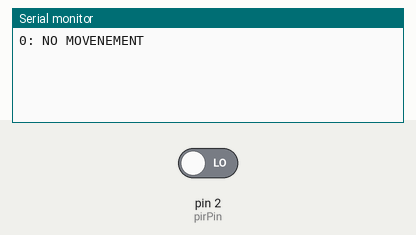
This sketch was run on a simulated Arduino Uno, built with avr-gcc and run on an emulated ATmega328P. On the bench: the last lines printed to the serial monitor. The inputs (shaded band) are chosen by the test bench; at power-on: pin 2 (pirPin) LOW.

Above: at 1.2 s.
1.3 s: pin 2 (pirPin) driven HIGH
At 1.8 s:
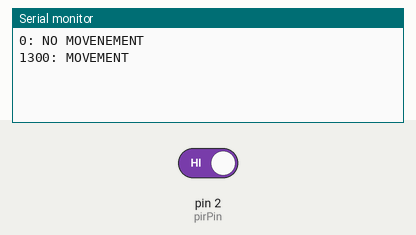
2.8 s: pin 2 (pirPin) driven LOW
At 4.1 s:
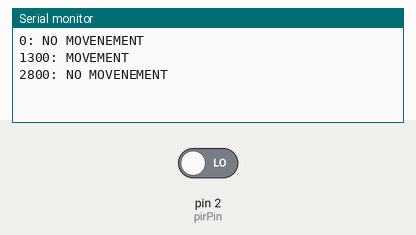

The sketch:

Sensor_PIR.ino
```cpp
const int pirPin = 2;
int somebodyPresent = -1;

void setup()
{
    pinMode(pirPin, INPUT);
    Serial.begin(115200);
}

void loop()
{
  long now = millis();

  int present = digitalRead(pirPin);
  if (somebodyPresent != present)
  {
    Serial.print(now);
    Serial.println(present?": MOVEMENT":": NO MOVENEMENT");
    somebodyPresent = present;
  }
  delay(50);
}
```

Measured:
- after the input at 1.3 s, the serial monitor: prints a new line at once (image 1)
- after the input at 2.8 s, the serial monitor: prints a new line at once (image 2)
